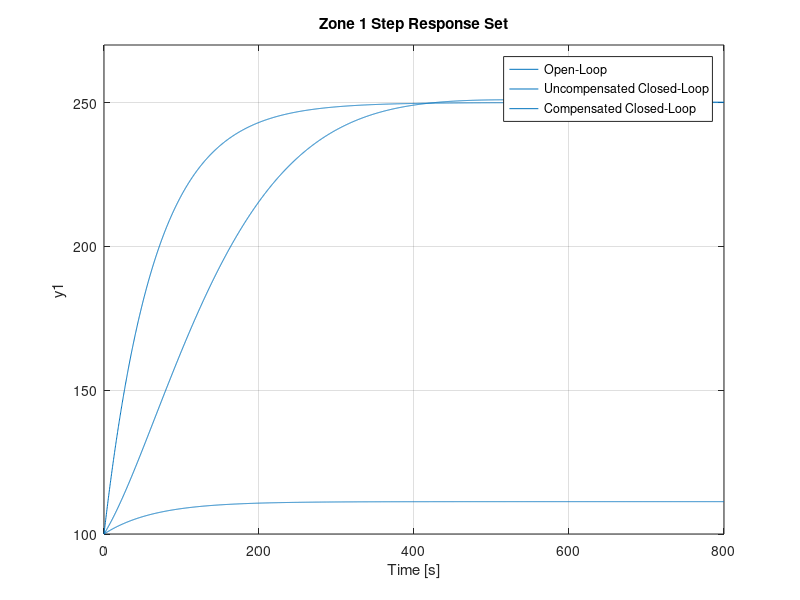
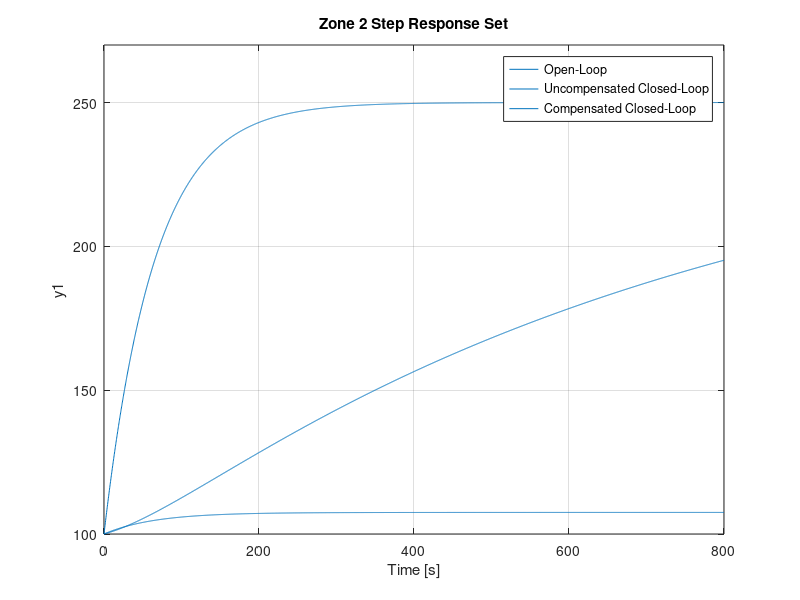
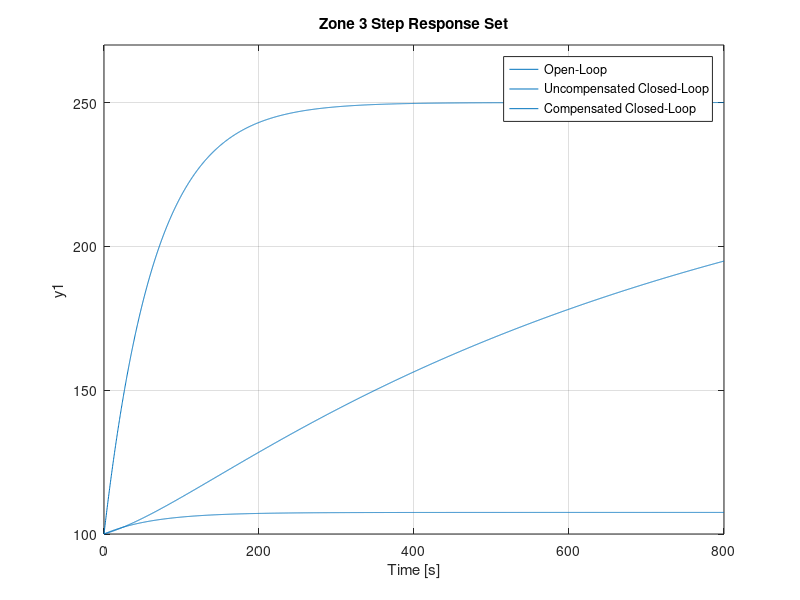
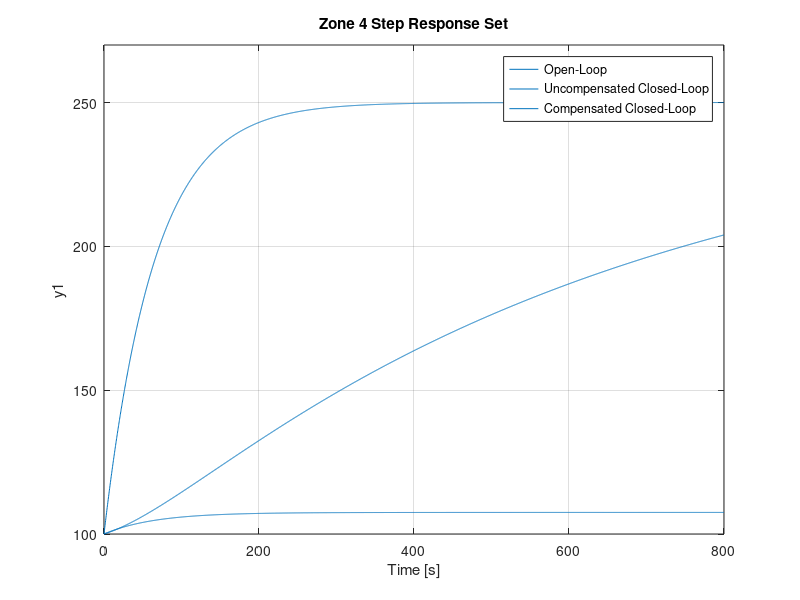

The MATLAB source for these figures, in order:
%% Heater Band Zones Simulation
% Next stage of simulation after 'Zone1Test.m'. This code serves as a 
% simulation of all eight zones. Refer to 'Zone1Test.m' for guidance and 
% explanations

clear all
close all
clc

%% Data Section
s = tf('s'); % creates special variable 's' that can be used to create a transfer function model
time = 800; % elapsed time (secs), 12 mins
w = 250; % setpoint, °C

% initial temp of zone, °C (this will vary, look at SQL data when available
x = [100, 100, 100, 100, 100, 100, 100, 100]; % initial temperature of zone

ssT = x + 0.632 * (w - x); % 63.2% Steady State Temperature Change

% will need to determine wattage of each heater
power = [2000, 3000, 3000, 3000, 3000, 3000, 3000, 1000]; % heater wattage, W

% will need to determine tau for each zone
tau = [65, 65, 65, 65, 65, 65, 65, 65]; % thermal time constant

% will need to determine for each zone, but not entirely necessary
tau_null = [167, 167, 167, 167, 167, 167, 167, 167]; % thermal time constant for compensated closed-loop system

%% Controller Parameters
% PID Parameters for this specific heater zone are pulled from 
% S:\Electrical & Controls\AMC160\AMC160_ExtruderZonePIDParameters.

% PID Parameters Zones 1 - 8
Kp = [10.0, 2.512243, 2.705058, 2.902283, 2.9, 3.587241, 3.629854, 2.89523]; % proportional gain
Ti = [100.0, 99.51765, 107.6981, 98.82712, 95.0, 89.25153, 76.33755, 134.5546]; % derivative time delay
Td = [25.0, 25.21677, 27.25217, 25.0027, 25.0, 22.60847, 19.337365, 34.11558]; % integral action time delay
ts = [2.5211000E-01, 2.550063E-01, 2.573011E-01, 0.25766585, 2.580306E-01, 2.555074E-01, 0.25549115, 2.540359E-01]; % sampling time
a = 0.1; % coefficient for derivative-action delay
c = 0; % derivative action weighting
b = 2.5211000E-01; % proportional action weighting

%% Plant Model, Open-Loop and Compensated Closed-Loop Step Response

for zone = 1:8
    
    figure(zone)

    % Open-Loop Gain
    K = (w - x(zone))/power(zone); % °C/W, for every watt of heat dissipated, the temperature will rise by 'K'

    % Plant Transfer Function
    Gp = K/(tau(zone)*s+1); % first order thermal system (Classical Controls)
    t = 0:ts(zone):time;  % Time vector (seconds), 0.1s time step

    step(Gp * power(zone) + x(zone), t); % simulated open loop step response
    hold on

    Gcl_unc = feedback(Gp, 1); % uncompensated closed-loop feedback
    step(Gp * (w - x(zone)) + x(zone), t); % uncompensated closed loop step response

    hold on

    % Siemens Controller Implementation
    Gc = Kp(zone)*(b + 1/(Ti(zone)*s) + (Td(zone)*s/(a*Td(zone)*s+1))*c); % Siemens PID_TEMP alg. pulled from Siemens documentation

    Gcl_com = feedback(Gc*Gp, 1); % compensated system feedback
    step(Gcl_com * (w - x(zone)) + x(zone), t); % simulated step input for compensated system
    
    hold off
    grid on
    title(['Zone ', num2str(zone), ' Step Response Set'])
    legend("Open-Loop", "Uncompensated Closed-Loop", "Compensated Closed-Loop", Location="east")
    xlim([0 time]);
    ylim([100 w+20]);
end

%% Compensated Closed-Loop Step Response Collection

figure
hold on

for zone = 1:8
    K = (w - x(zone))/power(zone); % Open-Loop Gain
    Gp = K/(tau(zone)*s+1); % Plant Transfer Function
    Gc = Kp(zone)*(b + 1/(Ti(zone)*s) + (Td(zone)*s/(a*Td(zone)*s+1))*c); % Siemens PID_TEMP alg.
    t = 0:ts(zone):time;
    Gcl_com = feedback(Gc*Gp, 1); % compensated system feedback
    step(Gcl_com * (w - x(zone)) + x(zone), t); % simulated step input for compensated system
end

hold off
grid on
title("Compensated Closed-Loop Step Responses")
legend("Zone 1", "Zone 2", "Zone 3", "Zone 4", "Zone 5", "Zone 6", "Zone 7", "Zone 8", Location="northwest")
xlim([0 time]);
ylim([100 w+20]);

